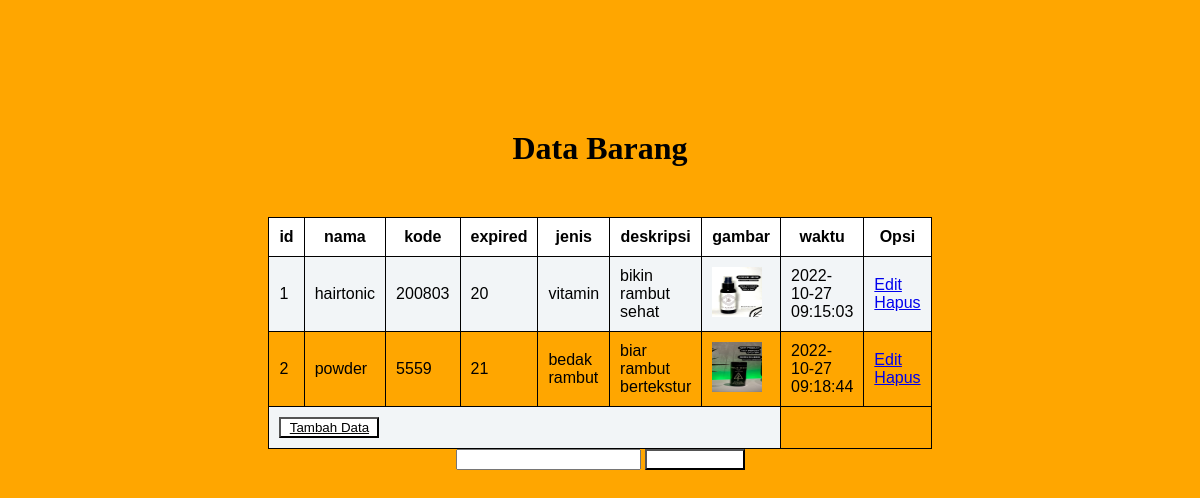
Screenshot of /input.php (signed in) with the database file from the repository.
### tables this page shows
CREATE TABLE `input_barang` (
  `id` int(11) NOT NULL,
  `nama` varchar(25) NOT NULL,
  `kode` int(25) NOT NULL,
  `expired` int(11) NOT NULL,
  `jenis` varchar(25) NOT NULL,
  `deskripsi` varchar(50) NOT NULL,
  `gambar` varchar(25) NOT NULL,
  `waktu` timestamp NOT NULL DEFAULT current_timestamp() ON UPDATE current_timestamp()
);

### input.php (the view, shortened to what this page needs)
<?php
require('koneksi.php');
if (isset($_GET['cari'])) {
    $keyword = $_GET['keyword'];
    $result = mysqli_query($conn, "SELECT * FROM input_barang WHERE nama LIKE '%$keyword%'
    OR kode LIKE '%$keyword%' OR expired LIKE '%$keyword%' OR jenis LIKE '%$keyword%'  OR deskripsi LIKE '%$keyword%'");
} else {
    $result = mysqli_query($conn, "SELECT * FROM input_barang");
}
$input_barang = [];
while ($row = mysqli_fetch_assoc($result)) {
    $input_barang[] = $row;
}
?>
<!DOCTYPE html>
<html lang="en">
<head>
    <link rel="stylesheet" href="index.css">
</head>
<body>
    <center>
    <h1>Data Barang</h1>
    <table border=1px>
        <tr>
            <th><b>id</b></th>
            <th><b>nama</b></th>
            <th><b>kode</b></th>
            <th><b>expired</b></th>
            <th><b>jenis</b></th>
            <th><b>deskripsi</b></th>
            <th><b>gambar</b></th>
            <th><b>waktu</b></th>
            <th><b>Opsi</b></th>
        </tr>
        <?php $i = 1; foreach ($input_barang as $dc):?>
        <tr>
            <td><?php echo $i ;?></td>
            <td><?php echo $dc["nama"] ;?></td>
            <td><?php echo $dc["kode"] ;?></td>
            <td><?php echo $dc["expired"] ;?></td>
            <td><?php echo $dc["jenis"];?></td>
            <td><?php echo $dc["deskripsi"];?></td>
            <td><img style="height:50px; width:50px;" src="img.jpg/<?=$dc['gambar']?>"></td>
            <td><?php echo $dc["waktu"];?></td>
            <td><a href="edit.php?id=<?php echo $dc["id"]; ?>" >Edit</a>
            <a href="hapus.php?id=<?php echo $dc["id"]; ?>" onclick = "return confirm('Apakah Anda yakin ingin menghapus data ini ?')">Hapus</a></td>
        </tr>
        <?php $i++; endforeach;?>
        <tr>
        <td colspan="7"><button width="100px"><a href="tambah.php" style="color: black  ">Tambah Data</a></button></td>
        </tr>
    </table>
    <form action="" method="get">
        <input type="text" name="keyword">
        <button type="submit" name="cari">Cari</button>
    </form>
    </center>
</body>
</html>

### index.css (style rules this page uses)
table { font-family: sans-serif; color: black; border-collapse: collapse; width: 50%; border: 1px solid black; margin-top: 50px; }
body { background-color: #ffa600; }
h1 { margin-top: 130px; }
button { margin:auto; background-color: white; color: white; border-color: black; width: 100px; text-align: center; }
table tr th { background: white; color: black; font-weight: normal; }
table th { padding: 10px; }
table td { padding: 10px; }
table tr:nth-child(even) { background: #f2f5f7; }
table { color: #000; }

### rows the page displays
input_barang: nama "hairtonic", kode "200803", expired "20", jenis "vitamin", deskripsi "bikin rambut sehat", gambar (picture), waktu "2022-10-27 09:15:03"
input_barang: nama "powder", kode "5559", expired "21", jenis "bedak rambut", deskripsi "biar rambut bertekstur", gambar (picture), waktu "2022-10-27 09:18:44"
